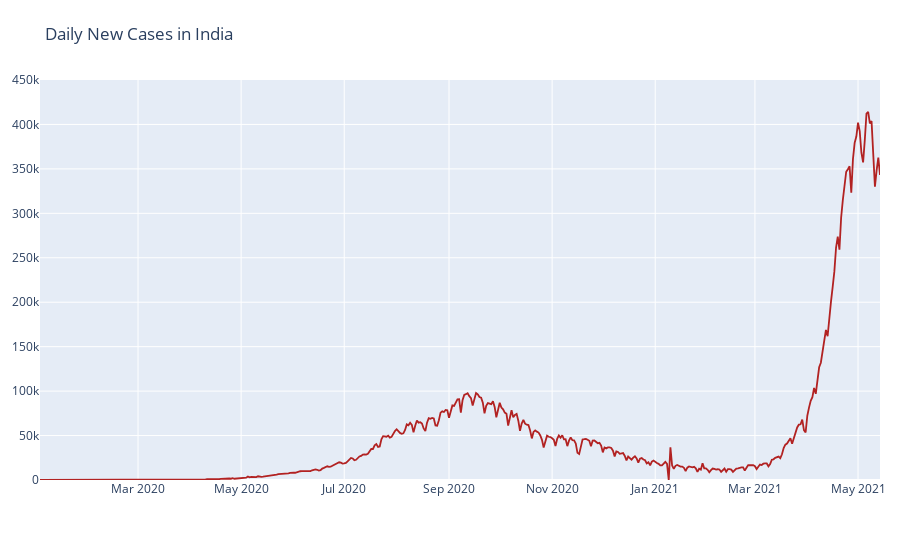

The notebook cell this image was saved under:
### Code cell
fig = go.Figure()
fig.add_trace(go.Scatter(x=CovidIndiaPlot["Date_reported"],
                         y=CovidIndiaPlot["New_cases"],
                         mode="lines",
                         line=dict(color='firebrick', width=1.8),
                         name = "Daily cases"
                        )
             )
fig.update_layout(title='Daily New Cases in India',
                  autosize=True,
                  margin=dict(
                        autoexpand=False,
                        l=40,
                        r=20,
                        t=80,
                        ))
fig.update_yaxes(range=[0,450000])
fig.update_xaxes(constraintoward='left')
fig.show()

### Figure 1 — Plotly figure (JSON) as saved in the notebook; plotly's stock layout.template omitted (floating-point values rounded to 4 significant figures; data arrays with more than 128 entries replaced by an {"elided": "..."} marker saying what was removed)
{"data": [{"line": {"color": "firebrick", "width": 1.8}, "mode": "lines", "name": "Daily cases", "type": "scatter", "x": {"elided": "498 str values"}, "y": {"elided": "498 int values"}}], "layout": {"autosize": true, "margin": {"autoexpand": false, "l": 40, "r": 20, "t": 80}, "title": {"text": "Daily New Cases in India"}, "xaxis": {"constraintoward": "left"}, "yaxis": {"range": [0, 450000]}}}
